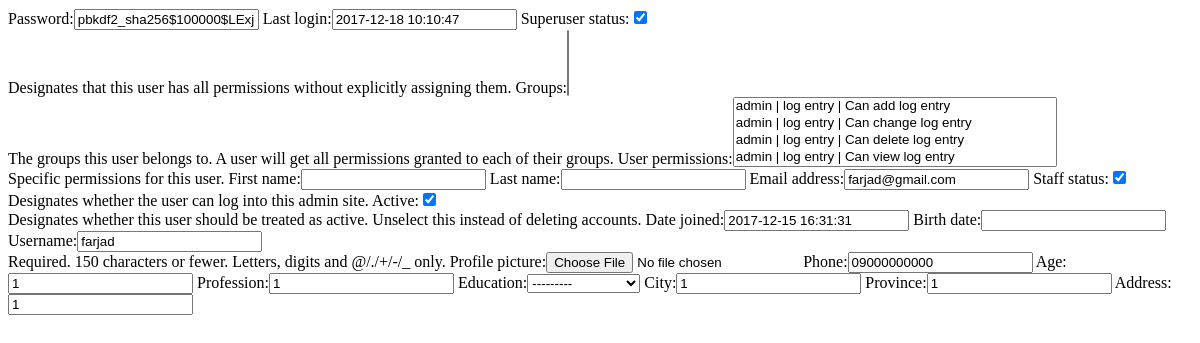
The page /self/edit_profile/ (signed in) on the database as committed earlier.
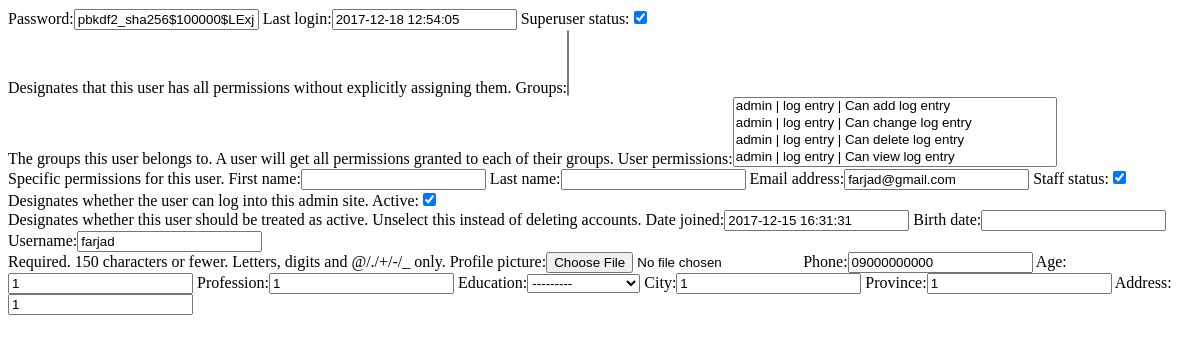
The same page on the database as committed later.
### members/models.py (models this page shows, shortened)
class Member(AbstractUser):
    birth_date = models.DateField(null=True, blank=True)
    username = models.CharField(
        _('username'),
        max_length=150,
        unique=True,
        blank=False,
        null=False,
        help_text=_('Required. 150 characters or fewer. Letters, digits and @/./+/-/_ only.'),
        validators=[ASCIIUsernameValidator],
        error_messages={
            'unique': _("A user with that username already exists."),
        },
    )
    profile_picture = ImageField(upload_to='profile_pictures/', null=True, blank=True)
    phone = models.CharField(max_length=11, blank=False, null=False)
    age = models.IntegerField(blank=False, null=False)
    profession = models.CharField(max_length=32)
    education = models.CharField(max_length=30, choices=EDUCATION_CHOICES)
    city = models.CharField(max_length=60)
    province = models.CharField(max_length=60)
    address = models.CharField(max_length=60)

### members/views/profile_views.py (the view)
# urls.py: path(r'edit_profile/', EditProfileView.as_view(), name="edit-profile"),
class EditProfileView(PermissionCheckerMixin, UpdateView):
    model = Member
    fields = '__all__'
    permission_classes = [LoginRequired]
    template_name = "members/edit_profile.html"
    def get_object(self, queryset=None):
        return self.request.user

### farjad/utils/permission_checker.py (called while the page is built)
    def has_permission(self, request, view):
        if request.user.is_authenticated:
            return True
        elif self.login_required:
            raise NotAuthenticated
        return True

    def dispatch(self, request, *args, **kwargs):
        for permission in self.permission_classes:
            try:
                if not permission().has_permission(request, self):
                    raise PermissionDenied
            except NotAuthenticated:
                return login_required(lambda x: None)(request)
            except RestPermissionDenied:
                raise PermissionDenied
        return super().dispatch(request, *args, **kwargs)

### members/templates/members/edit_profile.html (shortened to what this page needs)
<!DOCTYPE html>
<html lang="en">
<head>
</head>
<body>
<form action="" method="post" id="edit_profile_form"
      enctype="multipart/form-data" autocomplete="off">
    {{ form }}
</form>
</body>
</html>

Rows that differ between the two databases and show on the page:
changed Member "pbkdf2_sha256$100000$LExjBzCq5BA0$lQo8W2a6a8S7rcriBbY7RHVQAvopApjFE2qyTNvI4do=": last_login "2017-12-18 10:10:47" → "2017-12-18 12:54:05"
